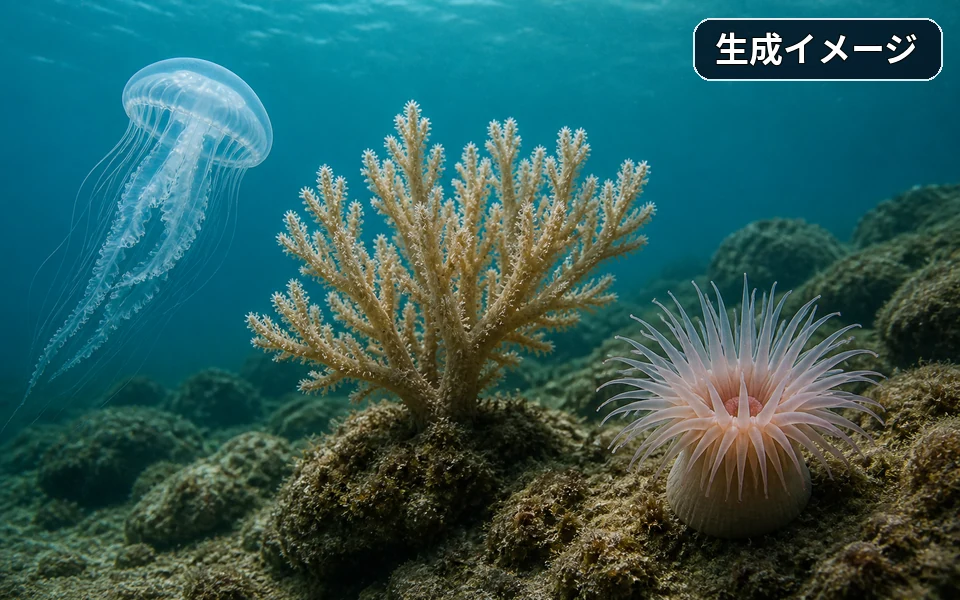
#> input picture images/marine_life/marine_cnidarian_generated.webp, 960 x 600 px
$ python -i fetch_motif_silhouettes.py   (imports and definitions only)
#> lines starting #> are read from the running program, lines starting #| are printed output that depends on the picture
#!/usr/bin/env python3
"""モチーフのシルエットSVGを PhyloPic から取得して images/pokemon_motifs/ に置く。

ポケモンのキャラクター造形は著作物なので使えない(ADR 00002)。代わりに
**モチーフになった生物の汎用シルエット**をカードに添える。ピカチュウなら
ネズミのシルエット、というように「一般的な生物の形」だけを使うので、
ポケモン自身の絵柄は一切複製しない。

- ラベル→学名の対応は tools/motif_taxa.json、ポケモン→ラベルは
  tools/pokemon_motifs.json(架空・非生物のラベルは学名が null で対象外)
- 学名で PhyloPic のノードを引き、そのクレードの画像から
  **パブリックドメイン(CC0 / PD Mark)のものだけ**を選ぶ。CC BY 系は
  帰属表示の義務がカード側に及ぶので採らない(採れなければシルエット無し)
- 取得したSVGは図形要素だけを抜き、座標を丸めて最小限のSVGに作り直す
  (カード1300枚に埋め込むのでサイズを詰める)。塗りはカード側で指定するため
  色は持たせない。**祖先の `<g transform>` は行列に畳んで保持する**
  (無視すると描画が枠外へ飛んで真っ白になる)
- PhyloPicの素材には「背景を白で塗って生物の形を抜く」書き方のものが混ざる。
  白塗りの図形は前景ではないので落とす(`simplify_svg` の mode)。それでも
  塗りが画面全面を覆う素材は単なる黒い矩形になるので、chromeでラスタライズ
  して塗り面積を測って弾く(`inspect_svg`)。線だけの素材や実質空の素材も
  同じ測り方で落とす。chromeが無い環境では検査を飛ばして警告を出すだけに
  する(検査は品質向上のためで、必須依存にしない)
- 出力物: images/pokemon_motifs/<sha1(ラベル)先頭10桁>.svg と、出典を記録した
  tools/motif_silhouettes.json(ラベル→ファイル名・学名・PhyloPicのUUID・
  ライセンス・作者・検査値)。ファイル名をラベルのハッシュにするのは、日本語の
  ファイル名を避けつつラベルと1対1に保つため
- **ドラゴンや妖精のような架空・非生物のモチーフは PhyloPic に無い**ので、
  台帳の `"source": "self"` のエントリだけは**このリポジトリの自作シルエット**
  (CC0)を手で置いている(tools/motif_taxa.json では学名 null のまま)。
  このスクリプトは `--refresh` でも自作エントリとファイルには一切触らない。
  自作素材の描き起こしについては ADR 00033 を参照

usage:
    python3 tools/fetch_motif_silhouettes.py            # 未取得分だけ取得
    python3 tools/fetch_motif_silhouettes.py --refresh  # 全ラベルを取り直す
    python3 tools/fetch_motif_silhouettes.py --only ネズミ,イヌ
    python3 tools/fetch_motif_silhouettes.py --sheet /tmp/sheet.png  # 一覧画像
"""

import argparse
import hashlib
import json
import math
import re
import shutil
import subprocess
import sys
import tempfile
import time
import urllib.error
import urllib.parse
import urllib.request
import xml.etree.ElementTree as ET
from collections.abc import Iterator
from pathlib import Path

ROOT = Path(__file__).resolve().parent.parent
TAXA_PATH = ROOT / "tools" / "motif_taxa.json"
MANIFEST_PATH = ROOT / "tools" / "motif_silhouettes.json"
OUT_DIR = ROOT / "images" / "pokemon_motifs"

API = "https://api.phylopic.org"
ACCEPT = "application/vnd.phylopic.v2+json"
# パブリックドメインのみ採用する。CC BY / BY-SA は帰属や継承の義務が
# カード(=このリポジトリの配布物)側に及ぶので使わない
PD_LICENSES = {
    "https://creativecommons.org/publicdomain/zero/1.0/",
    "https://creativecommons.org/publicdomain/mark/1.0/",
}
# 1枚あたりのSVG上限。カード1300枚に埋め込むため、細密すぎる素材は使わない
MAX_SVG_BYTES = 24 * 1024
# 1ラベルにつき見る候補画像の数(先頭から順に試して最初に合格したものを採る)
CANDIDATE_LIMIT = 8
# 台帳の source。自作(SELF)のエントリはこのスクリプトの管理外で、消さない
PHYLOPIC_SOURCE = "phylopic"
SELF_SOURCE = "self"

# --- ラスタライズ検査のしきい値(いずれも塗り面積の比) ---
INSPECT_PX = 280
# 外部と繋がった背景がこれ未満 = 画面全面が塗り(白黒反転素材)
MIN_OPEN_RATIO = 0.04
# 塗りがこれ未満 = ほぼ空。取りこぼしか、シルエットにならない細線画
MIN_INK_RATIO = 0.055
# 塗り / (塗り + 囲まれた背景)。低いと「輪郭線だけ」の線画
MIN_SOLIDITY = 0.45

SVG_NS = "{http://www.w3.org/2000/svg}"
# path に変換して取り込む図形要素。取りこぼすと絵が欠ける
SHAPE_TAGS = {"path", "rect", "circle", "ellipse", "line", "polyline", "polygon"}
# 参照されるまで描かれない要素・図でない要素は丸ごと飛ばす
SKIP_TAGS = {"defs", "clipPath", "mask", "symbol", "marker", "pattern",
             "filter", "metadata", "title", "desc", "style", "text", "use",
             "image", "switch", "foreignObject", "namedview", "RDF"}
WHITE = {"#fff", "#ffffff", "white"}
IDENTITY = (1.0, 0.0, 0.0, 1.0, 0.0, 0.0)


# [13 lines left out: function get_json, not called in this run]


def build_id() -> int:
    return int(get_json("/")["build"])


# [113 lines left out: functions find_node, pd_images, fetch_text, matmul, parse_transform, presentation, not called in this run]


def is_white(color: str | None) -> bool:
    return bool(color) and color.strip().lower() in WHITE


# [90 lines left out: functions shape_path, view_box_of, collect_shapes, fmt_num, not called in this run]


NUMBER = re.compile(r"[-+]?(?:\d*\.\d+|\d+\.?)(?:[eE][-+]?\d+)?")
TOKEN = re.compile(rf"{NUMBER.pattern}|[A-Za-z]")


# [71 lines left out: functions squeeze_path, simplify_svg, not called in this run]


def render_svg(view_box: str, paths: str) -> str:
    return (f'<svg xmlns="http://www.w3.org/2000/svg" '
            f'viewBox="{view_box}">{paths}</svg>\n')


# [122 lines left out: functions best_svg, chrome_bin, screenshot, ink_ratios, inspect_svg, reject_reason, not called in this run]


def pick_svg(img: dict, inspect: bool = True) -> tuple[str, dict[str, float], str]:
    """候補画像1件から、採用できるシルエットSVGを作る。

    白塗り前提の素材(背景が黒で生物が白抜き)は塗りが全面になるので、
    その場合は白い図形だけを残した版を作り直して測り直す。
    戻り値は (SVG, 検査値, 却下理由) で、採用できないときは理由だけを返す。
    """
    src = fetch_text(img["_links"]["sourceFile"]["href"])
    reason = "容量超過/図形無し"
    for mode in ("dark", "light"):
        svg = best_svg(src, mode)
        if not svg:
            continue
        if not inspect:
            return svg, {}, ""
        metrics = inspect_svg(svg)
        if metrics is None:  # ラスタライズできなかった。検査は諦めて採る
            return svg, {}, ""
        bad = reject_reason(metrics)
        if not bad:
            return svg, metrics, ""
        reason = bad
        if metrics["open"] >= MIN_OPEN_RATIO:
            break  # 反転ではないので白抜き版を試す意味がない
    return "", {}, reason


# [25 lines left out: function contact_sheet, not called in this run]


def label_key(label: str) -> str:
    return hashlib.sha1(label.encode("utf-8")).hexdigest()[:10]


# [122 lines left out: function main, not called in this run]


# [2 lines not run here, left out]

>>> import cv2
>>> picture = cv2.imread('../images/marine_life/marine_cnidarian_generated.webp', cv2.IMREAD_GRAYSCALE)
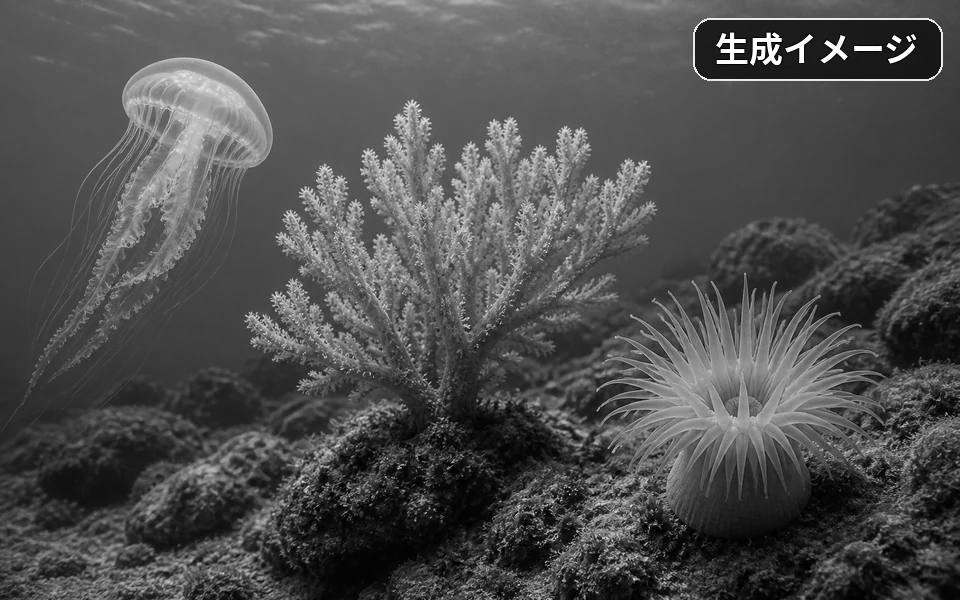
#> picture: shape (600, 960); min 0, max 255, mean 78.6
>>> result = pick_svg(picture)
#> (the run stopped early here; a loop or call above may not have finished)

$ run again, on images/marine_life/marine_echinoderm_generated.webp
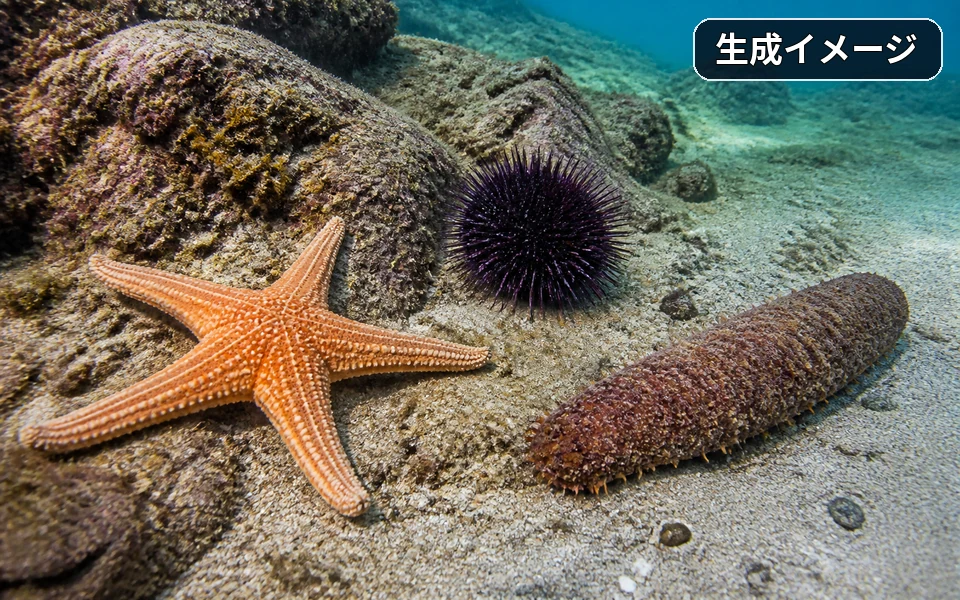
#> input picture images/marine_life/marine_echinoderm_generated.webp, 960 x 600 px
#> `picture = cv2.imread('../images/marine_life/marine_cnidarian_generated..`:
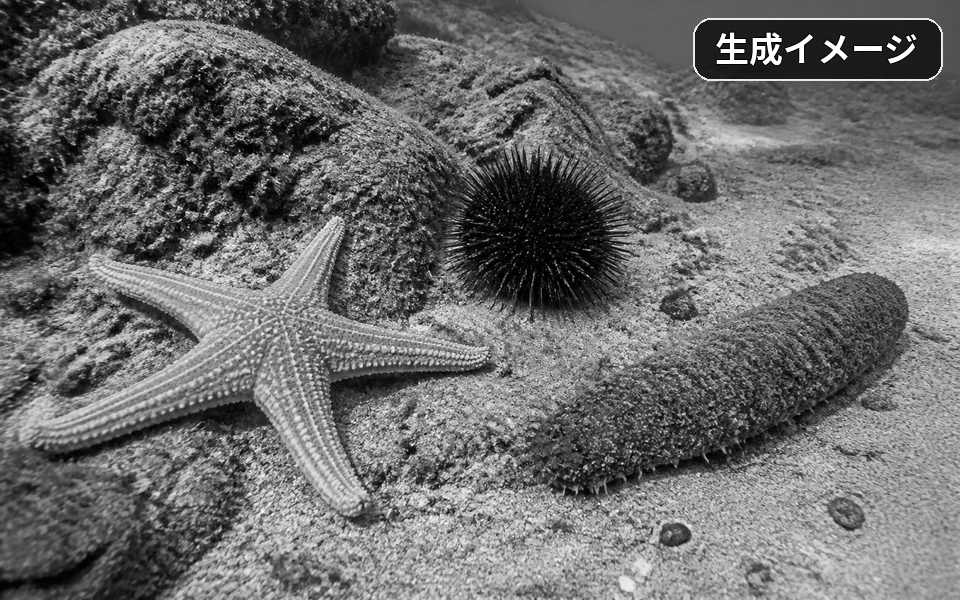
#> picture: shape (600, 960); min 0, max 255, mean 108.8

$ run again, on images/marine_life/marine_family_031547731c24_generated.webp
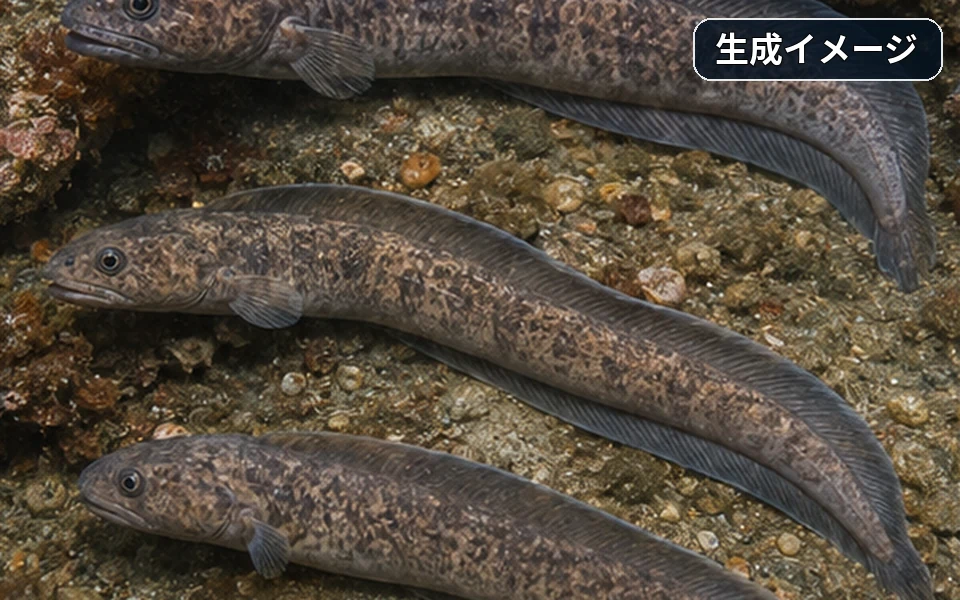
#> input picture images/marine_life/marine_family_031547731c24_generated.webp, 960 x 600 px
#> `picture = cv2.imread('../images/marine_life/marine_cnidarian_generated..`:
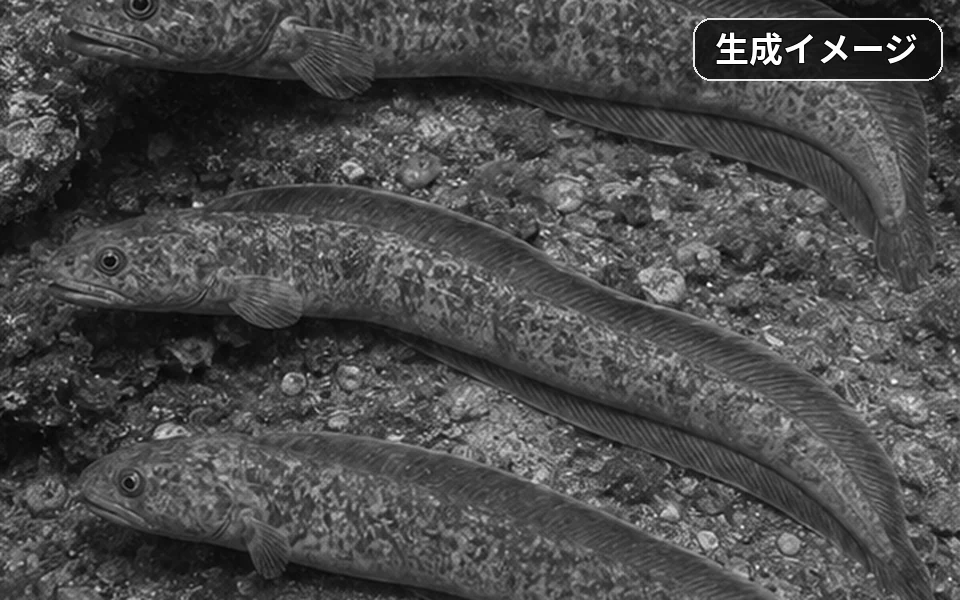
#> picture: shape (600, 960); min 0, max 255, mean 75.4

$ run again, on images/marine_life/marine_family_032a45866a1c_generated.webp
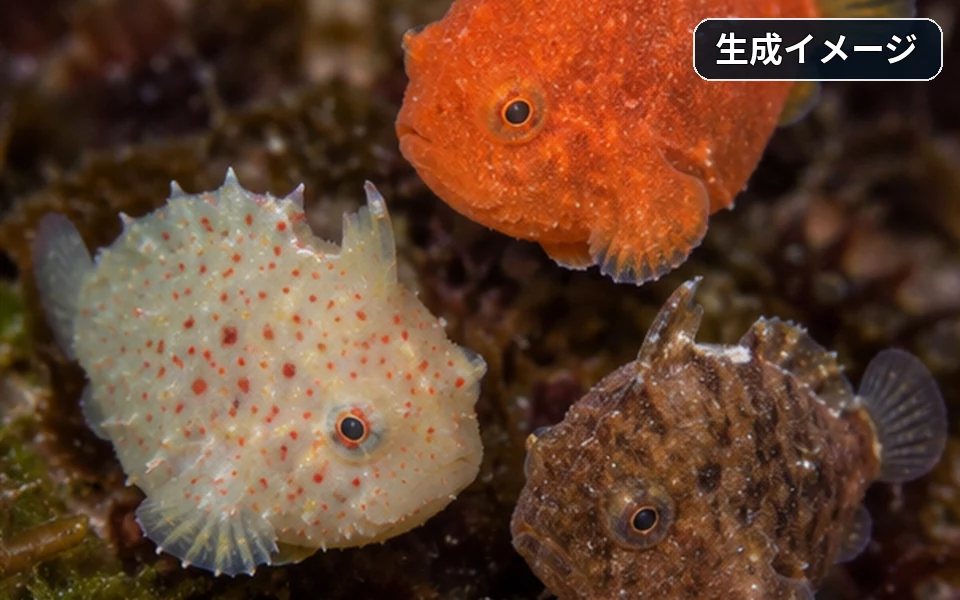
#> input picture images/marine_life/marine_family_032a45866a1c_generated.webp, 960 x 600 px
#> `picture = cv2.imread('../images/marine_life/marine_cnidarian_generated..`:
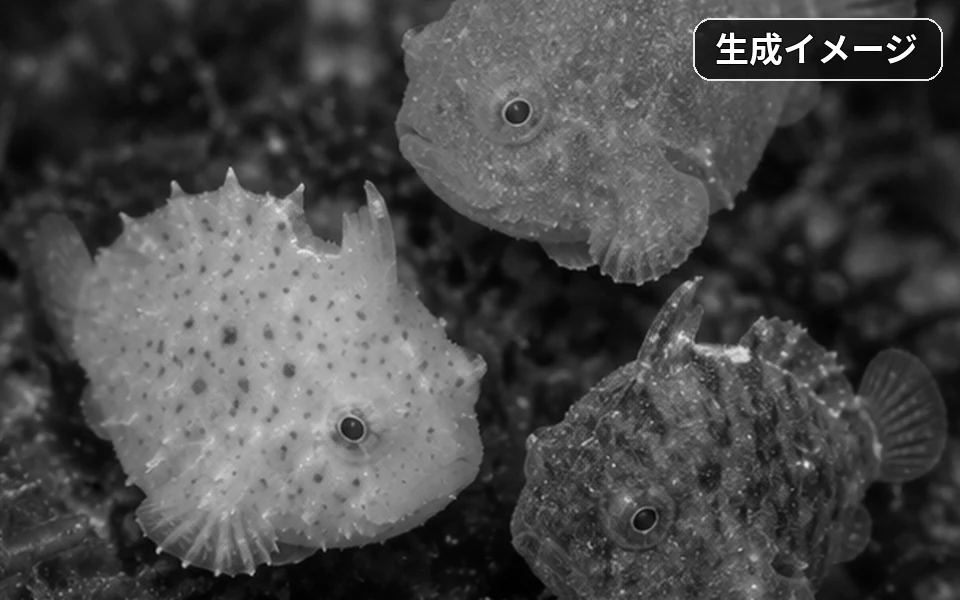
#> picture: shape (600, 960); min 0, max 255, mean 73
